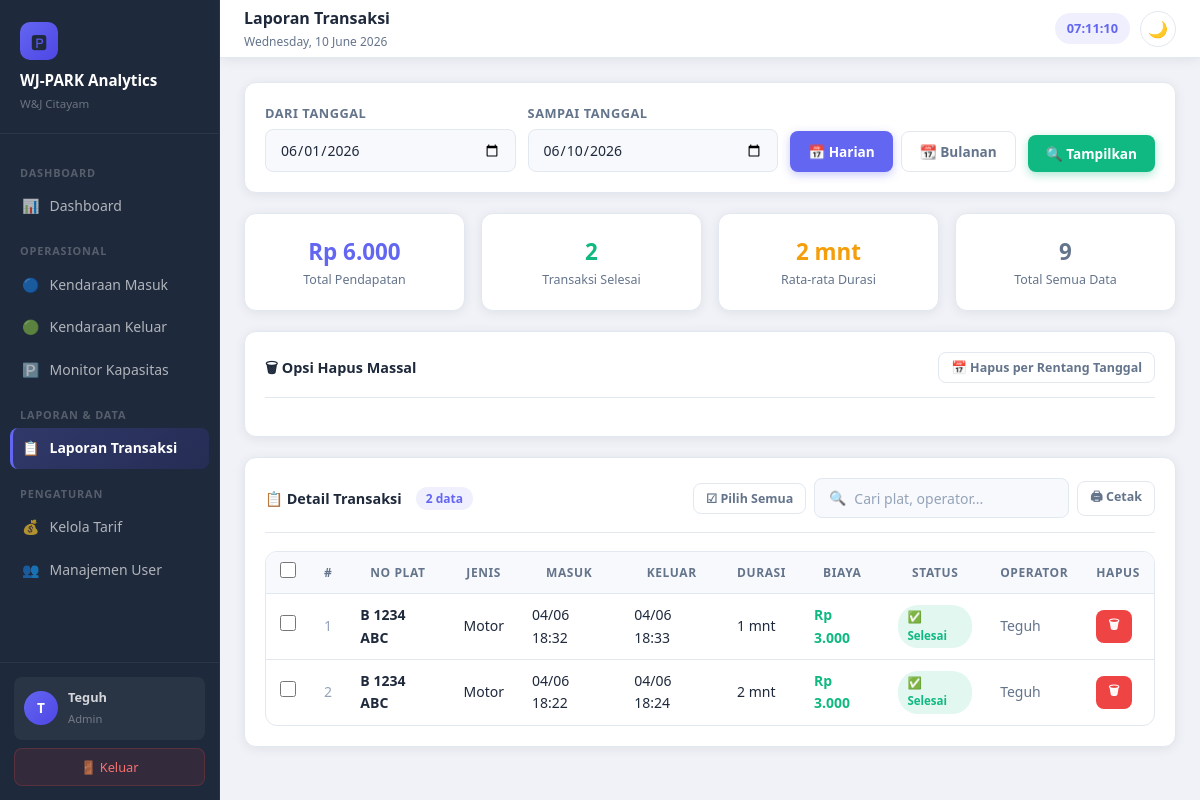
Screenshot of /laporan.php (signed in) with the database file from the repository.
### tables this page shows
CREATE TABLE `transaksi` (
  `id` int(11) NOT NULL,
  `no_plat` varchar(20) NOT NULL,
  `id_tarif` int(11) NOT NULL,
  `waktu_masuk` datetime NOT NULL,
  `waktu_keluar` datetime DEFAULT NULL,
  `durasi_menit` int(11) DEFAULT NULL,
  `biaya` int(11) DEFAULT NULL,
  `id_operator` int(11) NOT NULL,
  `status` enum('parkir','selesai') DEFAULT 'parkir',
  `created_at` datetime DEFAULT current_timestamp()
);

CREATE TABLE `tarif` (
  `id` int(11) NOT NULL,
  `jenis` varchar(50) NOT NULL,
  `tarif_awal` int(11) NOT NULL DEFAULT 3000,
  `jam_awal` int(11) NOT NULL DEFAULT 3,
  `tarif_perjam` int(11) NOT NULL DEFAULT 1000,
  `tarif_maks` int(11) NOT NULL DEFAULT 15000
);

CREATE TABLE `users` (
  `id` int(11) NOT NULL,
  `username` varchar(50) NOT NULL,
  `password` varchar(255) NOT NULL,
  `nama` varchar(100) NOT NULL,
  `role` enum('admin','operator') DEFAULT 'operator',
  `aktif` tinyint(1) DEFAULT 1,
  `created_at` datetime DEFAULT current_timestamp()
);

### koneksi.php (called while the page is built, shortened)
<?php
function rupiah($n) {
    return 'Rp '.number_format($n,0,',','.');
}

### laporan.php (the view, shortened to what this page needs)
<?php
require 'koneksi.php';
$db = db();
$tgl1 = $_GET['tgl1'] ?? date('Y-m-01');
$tgl2 = $_GET['tgl2'] ?? date('Y-m-d');
$mode = $_GET['mode'] ?? 'harian';
$q = $db->prepare("SELECT t.*,tr.jenis,u.nama FROM transaksi t
    JOIN tarif tr ON t.id_tarif=tr.id
    JOIN users u ON t.id_operator=u.id
    WHERE DATE(t.waktu_masuk) BETWEEN ? AND ?
    ORDER BY t.waktu_masuk DESC");
$q->execute([$tgl1,$tgl2]);
$rows = $q->fetchAll();
$sum=$db->prepare("SELECT COUNT(*) AS jml, COALESCE(SUM(biaya),0) AS total,
    COALESCE(AVG(durasi_menit),0) AS avg_dur
    FROM transaksi WHERE DATE(waktu_masuk) BETWEEN ? AND ? AND status='selesai'");
$sum->execute([$tgl1,$tgl2]);
$sumData=$sum->fetch();
$totalDB=(int)$db->query("SELECT COUNT(*) AS n FROM transaksi")->fetch()['n'];
include '_layout.php';
?>
<div class="card" style="margin-bottom:20px">
  <form method="GET" style="display:flex;flex-wrap:wrap;gap:12px;align-items:flex-end">
    <div class="form-group" style="margin:0;flex:1;min-width:140px">
      <label>Dari Tanggal</label>
      <input type="date" name="tgl1" class="form-control" value="<?=htmlspecialchars($tgl1)?>">
    </div>
    <div class="form-group" style="margin:0;flex:1;min-width:140px">
      <label>Sampai Tanggal</label>
      <input type="date" name="tgl2" class="form-control" value="<?=htmlspecialchars($tgl2)?>">
    </div>
    <div style="display:flex;gap:8px">
      <a href="?mode=harian&tgl1=<?=date('Y-m-d')?>&tgl2=<?=date('Y-m-d')?>"
         class="btn <?=$mode==='harian'?'btn-primary':'btn-outline'?>">📅 Harian</a>
      <a href="?mode=bulanan&tgl1=<?=date('Y-m-01')?>&tgl2=<?=date('Y-m-d')?>"
         class="btn <?=$mode==='bulanan'?'btn-primary':'btn-outline'?>">📆 Bulanan</a>
    </div>
    <button type="submit" class="btn btn-success">🔍 Tampilkan</button>
  </form>
</div>
<div style="display:grid;grid-template-columns:repeat(4,1fr);gap:16px;margin-bottom:20px">
  <div class="card" style="text-align:center">
    <div style="font-size:1.4rem;font-weight:800;color:var(--primary)"><?=rupiah($sumData['total'])?></div>
    <div style="font-size:.78rem;color:var(--text2)">Total Pendapatan</div>
  </div>
  <div class="card" style="text-align:center">
    <div style="font-size:1.4rem;font-weight:800;color:var(--success)"><?=(int)$sumData['jml']?></div>
    <div style="font-size:.78rem;color:var(--text2)">Transaksi Selesai</div>
  </div>
  <div class="card" style="text-align:center">
    <div style="font-size:1.4rem;font-weight:800;color:var(--warning)"><?=round($sumData['avg_dur'])?> mnt</div>
    <div style="font-size:.78rem;color:var(--text2)">Rata-rata Durasi</div>
  </div>
  <div class="card" style="text-align:center">
    <div style="font-size:1.4rem;font-weight:800;color:var(--text2)"><?=$totalDB?></div>
    <div style="font-size:.78rem;color:var(--text2)">Total Semua Data</div>
  </div>
</div>
<div class="card" style="margin-bottom:20px">
  <div class="card-header">
    <span class="card-title">🗑 Opsi Hapus Massal</span>
    <button class="btn btn-outline btn-sm" onclick="togglePanel()">📅 Hapus per Rentang Tanggal</button>
  </div>
</div>
<div class="card">
  <div class="card-header">
    <span class="card-title">
      📋 Detail Transaksi
      <span style="background:var(--primary-dim);color:var(--primary);
        padding:2px 10px;border-radius:20px;font-size:.75rem;margin-left:6px">
        <?=count($rows)?> data
      </span>
    </span>
    <div style="display:flex;gap:8px;align-items:center">
      <?php if(!empty($rows)):?>
      <button type="button" class="btn btn-outline btn-sm" onclick="pilihSemua(true)" id="btnPilihSemua">
        ☑ Pilih Semua
      </button>
      <?php endif;?>
      <div class="search-box">
        <span>🔍</span>
        <input type="text" id="tableSearch" placeholder="Cari plat, operator...">
      </div>
      <button onclick="cetakLaporan()" class="btn btn-outline btn-sm">🖨 Cetak</button>
    </div>
  </div>
  <div class="table-wrap" id="printArea">
    <table id="mainTable">
      <thead>
        <tr>
          <th style="width:36px">
            <input type="checkbox" class="cb-row" id="cbAll"
                   onchange="toggleAll(this)" title="Pilih/Batal semua">
          </th>
          <th>#</th>
          <th>No Plat</th>
          <th>Jenis</th>
          <th>Masuk</th>
          <th>Keluar</th>
          <th>Durasi</th>
          <th>Biaya</th>
          <th>Status</th>
          <th>Operator</th>
          <th>Hapus</th>
        </tr>
      </thead>
      <tbody>
        <?php foreach($rows as $i=>$r):?>
        <tr id="row-<?=$r['id']?>">
          <td>
            <input type="checkbox" class="cb-row cb-item"
                   value="<?=$r['id']?>" onchange="updateBulkToolbar()">
          </td>
          <td style="color:var(--text3)"><?=$i+1?></td>
          <td><b><?=htmlspecialchars($r['no_plat'])?></b></td>
          <td><?=htmlspecialchars($r['jenis'])?></td>
          <td><?=date('d/m H:i',strtotime($r['waktu_masuk']))?></td>
          <td><?=$r['waktu_keluar']?date('d/m H:i',strtotime($r['waktu_keluar'])):'–'?></td>
          <td><?=$r['durasi_menit']?$r['durasi_menit'].' mnt':'–'?></td>
          <td style="font-weight:600;color:var(--success)"><?=$r['biaya']?rupiah($r['biaya']):'–'?></td>
          <td><span class="badge badge-<?=$r['status']?>"><?=$r['status']==='parkir'?'🔵 Parkir':'✅ Selesai'?></span></td>
          <td style="color:var(--text2)"><?=htmlspecialchars($r['nama'])?></td>
          <td>
            <form method="POST" style="display:inline"
                  onsubmit="return confirm('Hapus transaksi <?=htmlspecialchars($r['no_plat'])?>?\nData tidak dapat dikembalikan!')">
              <button type="submit" class="btn btn-danger btn-sm" title="Hapus baris ini">🗑</button>
            </form>
          </td>
        </tr>
        <?php endforeach;?>
      </tbody>
    </table>
  </div>
</div>
<?php include '_layout_end.php';?>

### _layout.php (style rules this page uses)
:root { --bg: #f0f2f7; --surface: #ffffff; --surface2: #f8f9fc; --border: #e2e8f0; --text: #1e293b; --text2: #64748b; --text3: #94a3b8; --primary: #6366f1; --primary-dim: rgba(99,102,241,.1); --success: #10b981; --warning: #f59e0b; --danger: #ef4444; --info: #3b82f6; --nav-bg: #1e293b; --nav-text: rgba(255,255,255,.65); --nav-active: #ffffff; --nav-hover: rgba(255,255,255,.1); --shadow: 0 2px 12px rgba(0,0,0,.07); --shadow-md: 0 4px 24px rgba(0,0,0,.1); --radius: 12px; --radius-sm: 8px; --transition: all .25s ease; }
* { margin:0;padding:0;box-sizing:border-box }
body { font-family:'Segoe UI',system-ui,sans-serif; background:var(--bg);color:var(--text); min-height:100vh;display:flex; transition:var(--transition); font-size:14px;line-height:1.6; }
a { text-decoration:none;color:inherit }
input,select,textarea,button { font-family:inherit;font-size:14px }
.card { background:var(--surface);border:1px solid var(--border); border-radius:var(--radius);padding:20px;box-shadow:var(--shadow); transition:var(--transition); }
.card-header { display:flex;align-items:center;justify-content:space-between; margin-bottom:18px;padding-bottom:14px;border-bottom:1px solid var(--border); }
.card-title { font-size:.9rem;font-weight:600;color:var(--text);display:flex;align-items:center;gap:8px }
.form-group { margin-bottom:16px }
.form-group label { display:block;font-size:.8rem;font-weight:600;color:var(--text2);margin-bottom:6px;text-transform:uppercase;letter-spacing:.04em }
.form-control { width:100%;padding:10px 14px;border-radius:var(--radius-sm); border:1px solid var(--border);background:var(--surface2); color:var(--text);transition:var(--transition);outline:none; }
.btn { padding:9px 18px;border-radius:var(--radius-sm);border:none; cursor:pointer;font-weight:600;font-size:.85rem; transition:var(--transition);display:inline-flex;align-items:center;gap:6px; }
.btn-primary { background:var(--primary);color:#fff;box-shadow:0 3px 10px rgba(99,102,241,.35) }
.btn-success { background:var(--success);color:#fff;box-shadow:0 3px 10px rgba(16,185,129,.35) }
.btn-danger { background:var(--danger);color:#fff }
.btn-outline { background:transparent;border:1px solid var(--border);color:var(--text2) }
.btn-sm { padding:6px 12px;font-size:.78rem }
.table-wrap { overflow-x:auto;border-radius:var(--radius);border:1px solid var(--border) }
table { width:100%;border-collapse:collapse }
thead th { background:var(--surface2);color:var(--text2);font-size:.75rem; font-weight:600;text-transform:uppercase;letter-spacing:.05em; padding:10px 14px;white-space:nowrap;border-bottom:1px solid var(--border); }
tbody td { padding:10px 14px;border-bottom:1px solid var(--border);color:var(--text);vertical-align:middle }
tbody tr:last-child td { border-bottom:none }
.badge { display:inline-flex;align-items:center;gap:4px;padding:3px 9px;border-radius:20px;font-size:.72rem;font-weight:600 }
.badge-selesai { background:rgba(16,185,129,.12);color:var(--success) }
.search-box { display:flex;align-items:center;gap:8px; padding:8px 14px;border-radius:var(--radius-sm); border:1px solid var(--border);background:var(--surface2); color:var(--text);font-size:.85rem; }
.search-box input { border:none;background:transparent;outline:none;color:var(--text);width:200px }
.search-box input::placeholder { color:var(--text3) }

### laporan.php (style rules this page uses)
.cb-row { width:16px;height:16px;accent-color:var(--danger);cursor:pointer }

### rows the page displays
transaksi: no_plat "B 1234 ABC", id_tarif.jenis "Motor", waktu_masuk "04/06 18:32", waktu_keluar "04/06 18:33", durasi_menit "1", biaya "Rp 3.000", status "✅ Selesai", id_operator.nama "Teguh"
transaksi: no_plat "B 1234 ABC", id_tarif.jenis "Motor", waktu_masuk "04/06 18:22", waktu_keluar "04/06 18:24", durasi_menit "2", biaya "Rp 3.000", status "✅ Selesai", id_operator.nama "Teguh"

### other values shown
APP_NAME "WJ-PARK Analytics"
$icon "📊 🔵 🟢 🅿️ 📋 💰 👥"
$label "Dashboard Kendaraan Masuk Kendaraan Keluar Monitor Kapasitas Laporan Transaksi Kelola Tarif Manajemen User"
substr($user_nama,0,1) "T"
$user_nama "Teguh"
$user_role "Admin"
$pageTitle "Laporan Transaksi"
rupiah($sumData['total']) "Rp 6.000"
$sumData['jml'] "2"
$sumData['avg_dur'] "2"
$totalDB "9"
count($rows) "2"
